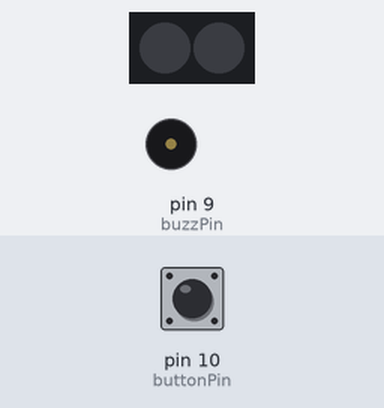
Recording of a sketch running on a simulated Arduino Uno, built with avr-gcc and run on an emulated ATmega328P. On the bench: 2 RGB LEDs in strip order, left to right, buzzer (waves = sounding, pin HIGH). The test bench sets the inputs (shaded band); at power-on: pin 10 (buttonPin) HIGH. Dim RGB values are drawn brighter than linear.

Above: at 1.2 s.
1.3 s: pin 10 (buttonPin) pulled LOW for 0.25 s
At 1.53 s:
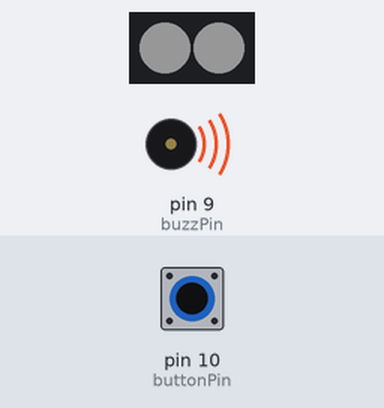
3.1 s: pin 10 (buttonPin) pulled LOW for 3.2 s
At 7.5 s:
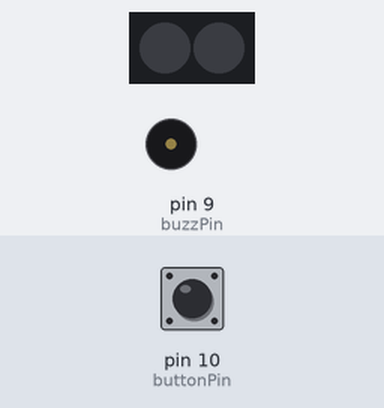
Timing chart, 0 to 9.0 s (numbered marks = the images above; inputs shaded):
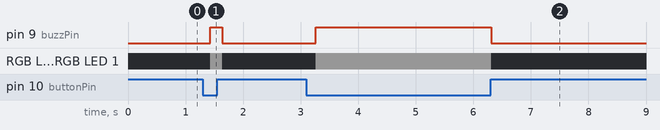

The sketch:

touchSound.ino
```cpp
#include <Adafruit_NeoPixel.h>
#ifdef __AVR__
 #include <avr/power.h> // Required for 16 MHz Adafruit Trinket
#endif

//pin being used

#define LED_PIN 6

//number of NeoPixels attached
#define LED_COUNT 2

//declare NeoPixel strip object, including bitstream of 800KHz and colour as GRB
Adafruit_NeoPixel strip(LED_COUNT, LED_PIN, NEO_GRB + NEO_KHZ800);

const int buttonPin = 10; //input digital pin
const int ledPin = LED_PIN;
const int buzzPin = 9;
int buttonState = 0; //button status
int brightness = 255;


void setup() {
  //just in case we are using adafruit trinket 6v 16 MHz
  #if defined(__AVR_ATtiny85__) && (F_CPU == 16000000)
    clock_prescale_set(clock_div_1);
  #endif

  pinMode(buttonPin, INPUT_PULLUP); //look up what internal pullup resistors are

  pinMode(buzzPin, OUTPUT);

  Serial.begin(9600);

  //initialize light strip
  strip.begin();
  strip.show();

  strip.setBrightness(brightness);
  strip.setPixelColor(0, strip.gamma32(strip.ColorHSV(0,0,100)));
  strip.setPixelColor(1, strip.gamma32(strip.ColorHSV(0,0,100)));
}

void loop() {
  //check button value
  bool buttonState = digitalRead(buttonPin);


  if (!buttonState)
  {
    //set colour to white, update strip
    strip.setPixelColor(0, strip.gamma32(strip.ColorHSV(0,0,100)));
    strip.setPixelColor(1, strip.gamma32(strip.ColorHSV(0,0,100)));
    strip.show();

    //turn speaker on
    digitalWrite(buzzPin, HIGH);

    delay(200);
  }
  else
  {
    //set colour to black, update strip
    strip.setPixelColor(0, strip.gamma32(strip.ColorHSV(0,0,4)));
    strip.setPixelColor(1, strip.gamma32(strip.ColorHSV(0,0,4)));
    strip.show();

    //turn speaker off
    digitalWrite(buzzPin, LOW);

    delay(200);
  }


}
```

Measured:
- after the input at 1.3 s, pin 9 (buzzPin): LOW → HIGH after 0.13 s, → LOW 0.20 s later; RGB LED 0, RGB LED 1: off → RGB(22, 22, 22) after 0.13 s, → off 0.20 s later
- after the input at 3.1 s, pin 9 (buzzPin): LOW → HIGH after 0.16 s, → LOW 3.1 s later; RGB LED 0, RGB LED 1: off → RGB(22, 22, 22) after 0.16 s, → off 3.1 s later
